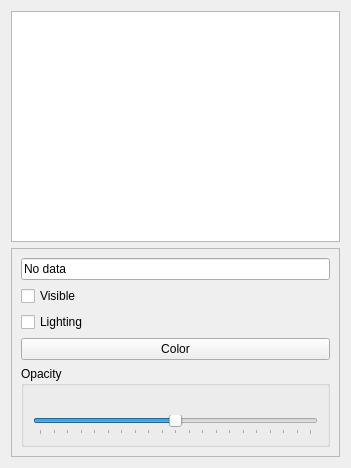
<?xml version="1.0" encoding="UTF-8"?>
<ui version="4.0">
 <class>PolyDataForm</class>
 <widget class="QWidget" name="PolyDataForm">
  <property name="geometry">
   <rect>
    <x>0</x>
    <y>0</y>
    <width>351</width>
    <height>468</height>
   </rect>
  </property>
  <property name="windowTitle">
   <string>Form</string>
  </property>
  <layout class="QVBoxLayout" name="verticalLayout_2">
   <item>
    <widget class="QListWidget" name="dataList">
     <property name="sizePolicy">
      <sizepolicy hsizetype="MinimumExpanding" vsizetype="MinimumExpanding">
       <horstretch>0</horstretch>
       <verstretch>0</verstretch>
      </sizepolicy>
     </property>
     <property name="layoutMode">
      <enum>QListView::SinglePass</enum>
     </property>
     <property name="sortingEnabled">
      <bool>false</bool>
     </property>
    </widget>
   </item>
   <item>
    <widget class="QFrame" name="optionsFrame">
     <property name="enabled">
      <bool>true</bool>
     </property>
     <property name="sizePolicy">
      <sizepolicy hsizetype="Preferred" vsizetype="Fixed">
       <horstretch>0</horstretch>
       <verstretch>0</verstretch>
      </sizepolicy>
     </property>
     <property name="frameShape">
      <enum>QFrame::StyledPanel</enum>
     </property>
     <property name="frameShadow">
      <enum>QFrame::Raised</enum>
     </property>
     <layout class="QVBoxLayout" name="verticalLayout">
      <item>
       <widget class="QLineEdit" name="dataSetName">
        <property name="text">
         <string>No data</string>
        </property>
        <property name="readOnly">
         <bool>true</bool>
        </property>
       </widget>
      </item>
      <item>
       <widget class="QCheckBox" name="visibleCheckBox">
        <property name="text">
         <string>Visible</string>
        </property>
       </widget>
      </item>
      <item>
       <widget class="QCheckBox" name="lightingCheckBox">
        <property name="text">
         <string>Lighting</string>
        </property>
       </widget>
      </item>
      <item>
       <widget class="QPushButton" name="colorButton">
        <property name="text">
         <string>Color</string>
        </property>
       </widget>
      </item>
      <item>
       <widget class="QGroupBox" name="groupBox">
        <property name="title">
         <string>Opacity</string>
        </property>
        <layout class="QVBoxLayout" name="verticalLayout_3">
         <item>
          <widget class="QLabel" name="opacityLabel">
           <property name="text">
            <string/>
           </property>
           <property name="scaledContents">
            <bool>true</bool>
           </property>
           <property name="alignment">
            <set>Qt::AlignCenter</set>
           </property>
           <property name="openExternalLinks">
            <bool>false</bool>
           </property>
          </widget>
         </item>
         <item>
          <widget class="QSlider" name="opacitySlider">
           <property name="minimum">
            <number>0</number>
           </property>
           <property name="maximum">
            <number>100</number>
           </property>
           <property name="singleStep">
            <number>2</number>
           </property>
           <property name="value">
            <number>50</number>
           </property>
           <property name="orientation">
            <enum>Qt::Horizontal</enum>
           </property>
           <property name="tickPosition">
            <enum>QSlider::TicksBelow</enum>
           </property>
           <property name="tickInterval">
            <number>5</number>
           </property>
          </widget>
         </item>
        </layout>
       </widget>
      </item>
     </layout>
    </widget>
   </item>
  </layout>
 </widget>
 <resources/>
 <connections/>
</ui>
